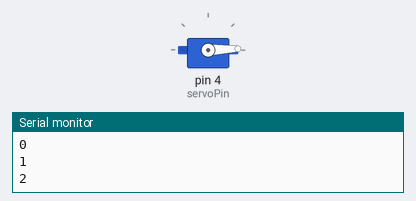
Bench run of a sketch on a simulated Arduino Uno, built with avr-gcc and run on an emulated ATmega328P. Parts: servo, the last lines printed to the serial monitor.

Above: at 0.05 s.
At 1.75 s:
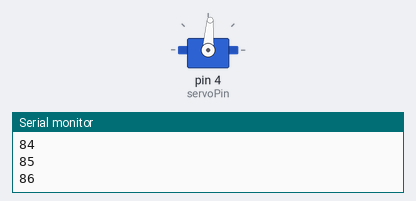
At 3.5 s:
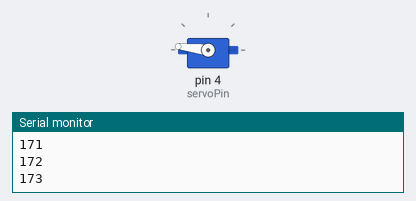
At 6.95 s:
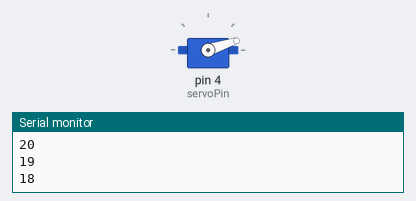
Timing chart, 0 to 9.5 s (numbered marks = the images above):
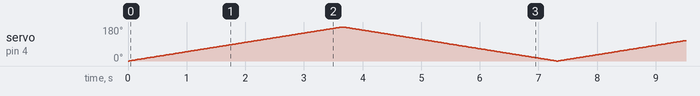

The sketch:

charging_probe_alignment.ino
```cpp
#include <s3servo.h>

static const int servoPin = 4;

s3servo servo;

void setup() {
    Serial.begin(115200);
    servo.attach(servoPin);
    //servo.attach(servoPin,0,0,180,500,2000);
}

void loop() {
    for(int angle = 0; angle <= 180; angle++) {
        servo.write(angle);
        Serial.println(angle);
        delay(20);
    }

    for(int angle = 180; angle >= 0; angle--) {
        servo.write(angle);
        Serial.println(angle);
        delay(20);
    }
}
```
